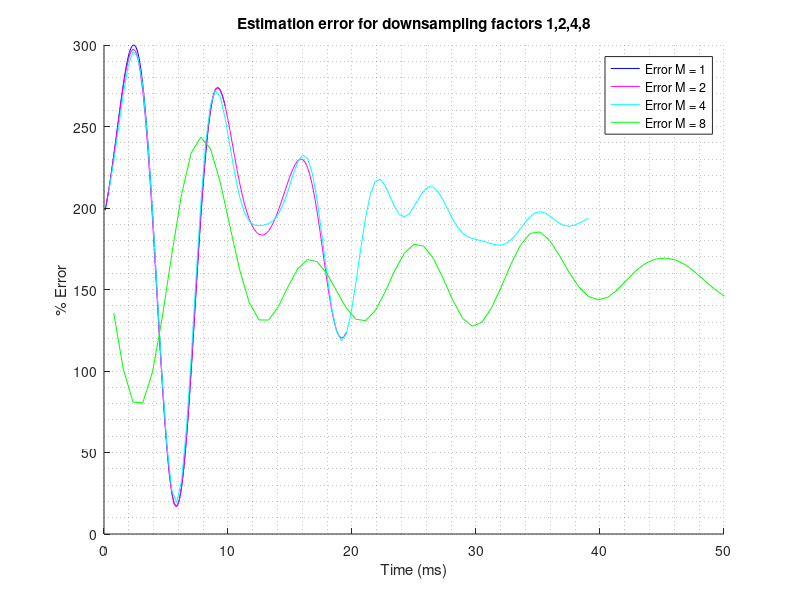

This figure's MATLAB source:
close all;
clear all;
load('MSE_vect1.mat');
load('MSE_vect2.mat');
load('MSE_vect4.mat');
load('MSE_vect8.mat');
load('real_delay1.mat');
load('real_delay2.mat');
load('real_delay4.mat');
load('real_delay8.mat');
hold on
figure(1)
plot(real_delay, MSE_vect, 'b');
plot(real_delay2, MSE_vect2, 'm');
plot(real_delay4, MSE_vect4, 'c');
plot(real_delay8, MSE_vect8, 'g');
grid minor;
xlim([0 50]);
legend('Error M = 1', 'Error M = 2', 'Error M = 4', 'Error M = 8');
title('Estimation error for downsampling factors 1,2,4,8');
xlabel('Time (ms)')
ylabel('% Error')